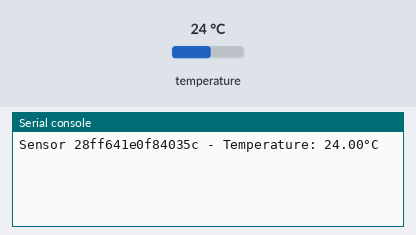
Bench run of a program on a simulated MicroPython board. On the bench: the last lines printed to the serial console. The test bench sets the inputs (shaded band); at power-on: temperature 24 °C.

Above: at 1.2 s.
1.3 s: temperature set to 12 °C
At 7.4 s:
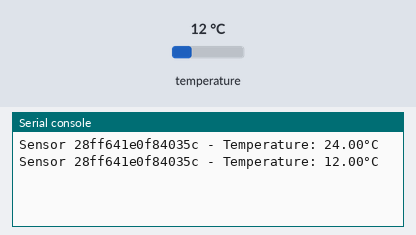
7.7 s: temperature set to 19 °C
At 12.8 s:
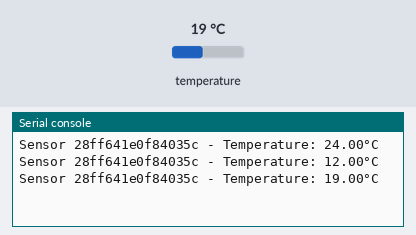
Timing chart, 0 to 14.3 s (numbered marks = the images above; inputs shaded):
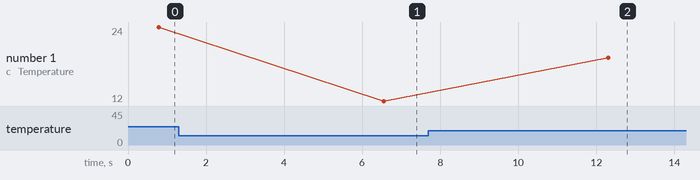

Measured:
- after the input at 1.3 s, the serial console: prints a new line after 5.3 s (image 1)
- after the input at 7.7 s, the serial console: prints a new line after 4.6 s (image 2)
- plotted number 1: 24 → 12 after the input at 1.3 s, 12 → 19 after the input at 7.7 s

The program:

DS18B20.py
```python
import machine
import onewire
import ds18x20
import time

# Set the GPIO pin for DS18B20 data
ds18b20_pin = machine.Pin(4)  # Replace with the actual GPIO pin number you used for the data pin.

# Create a DS18X20 sensor object
ds = ds18x20.DS18X20(onewire.OneWire(ds18b20_pin))

# Scan for DS18B20 devices on the bus
roms = ds.scan()

if not roms:
    raise Exception("No DS18B20 devices found")

try:
    while True:
        # Trigger a temperature conversion for all DS18B20 sensors
        ds.convert_temp()

        # Wait for the conversion to finish (750ms for DS18B20)
        time.sleep_ms(750)

        # Read and print temperature values for all DS18B20 sensors
        for rom in roms:
            temperature = ds.read_temp(rom)
            print(f"Sensor {rom.hex()} - Temperature: {temperature:.2f}°C")

        # Wait for a few seconds before the next reading
        time.sleep(5)

except KeyboardInterrupt:
    print('Program terminated by user')
```
